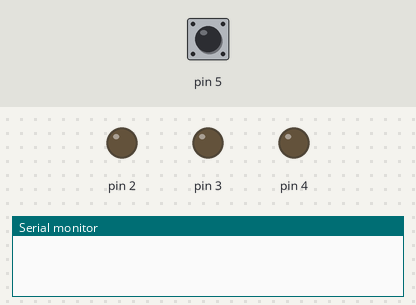
Bench run of a sketch on a simulated Arduino Uno, built with avr-gcc and run on an emulated ATmega328P. Shown: output pins drawn as LEDs (lit = HIGH), the last lines printed to the serial monitor. The inputs (shaded band) are chosen by the test bench; at power-on: pin 5 HIGH.

Above: at 1.2 s.
1.3 s: pin 5 pulled LOW for 3.2 s
At 2.7 s:
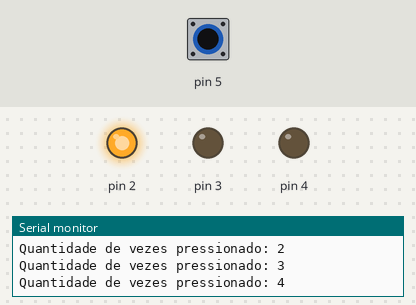
At 4.0 s:
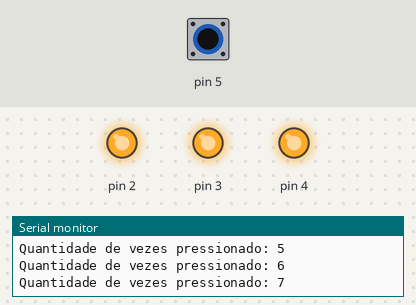
6.0 s: pin 5 pulled LOW for 1 s
At 7.8 s:
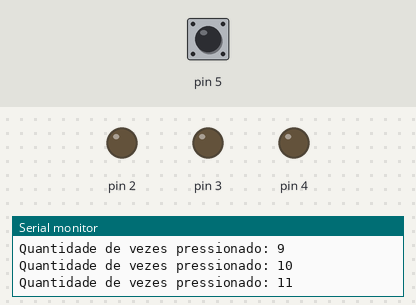
Timing chart, 0 to 9.3 s (numbered marks = the images above; inputs shaded):
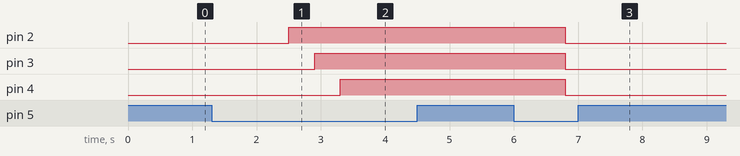

Measured:
- after the input at 1.3 s, pin 2: LOW → HIGH after 1.2 s; pin 3: LOW → HIGH after 1.6 s; pin 4: LOW → HIGH after 2.0 s
- after the input at 6.0 s, pin 2–4: HIGH → LOW after 0.80 s

The sketch:

Teste_led.ino
```cpp
//A lógica proposta, adiciona um a variável “x” e com isso, temos agora um “contador de apertos”.

//Desafio I: Coloque 3 LEDs em seu circuito e faça p seguinte prosseguimento:

//1 - Coloque um LED para acender quando o botão for pressionado 3x;
//2 - Coloque o próximo da sequência para acender quando o botão for pressionado 4x;
//3 - Coloque o último para acender quando o botão for pressionado 5X
//4 - Apague todos os LEDs, quando o botão for pressionado 10X.


int estado = 0;
//int contador = 0;
void setup() {
  // put your setup code here, to run once:
pinMode (5, INPUT_PULLUP);
pinMode (2, OUTPUT);
pinMode (3, OUTPUT);
pinMode (4, OUTPUT);
Serial.begin(9600);
}

void loop() {
  // put your main code here, to run repeatedly:
if(!digitalRead(5)){
  estado++;
  Serial.print("Quantidade de vezes pressionado: ");
  Serial.println(estado);
  delay(400);
}

if(estado==3){
   digitalWrite(2,1);
}

if(estado==4){
   digitalWrite(3,1);
}

if(estado==5){
   digitalWrite(4,1);
}

if(estado==10){
  digitalWrite(2,0);
  digitalWrite(3,0);
  digitalWrite(4,0);
}
//digitalWrite(3,LOW);
}


//if(!digitalRead(2)){
  //estado++;
  //Serial.print("Quantidade de vezes pressionado: ");
  //Serial.println(estado);
  //delay(400);
//}
//
//if(estado%3==0){
//  digitalWrite(3,1);
//}
//digitalWrite(3,LOW);
//}
```
